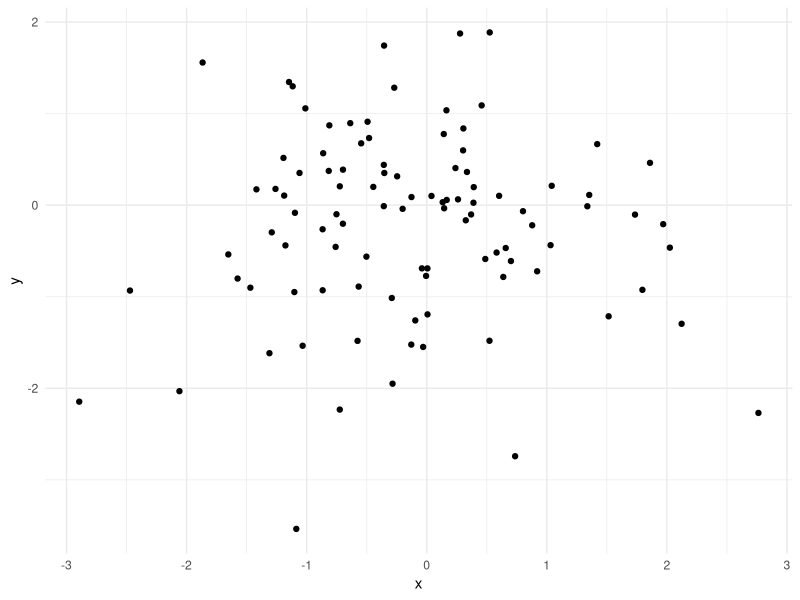
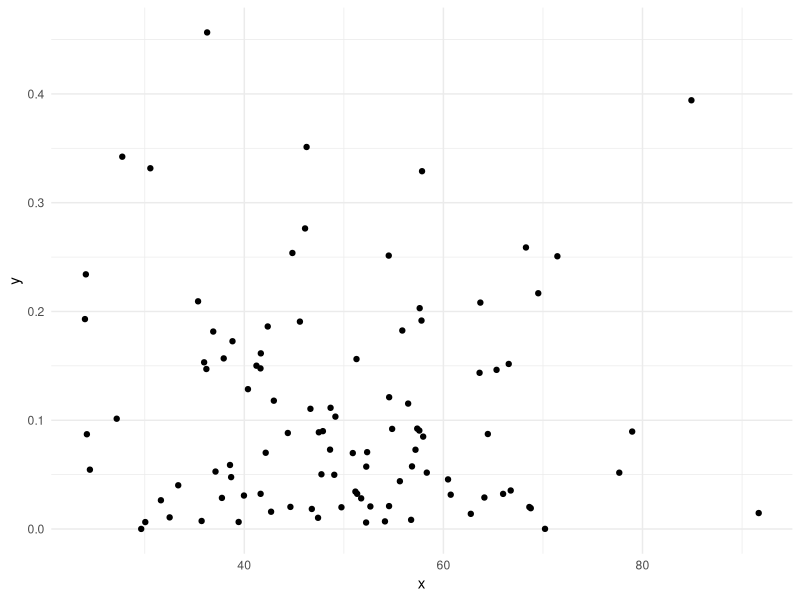

Reproduce these figures in R, in order.
## ---- chunk 1
print('Welcome Saturday')
## ---- chunk 2
1+1
## ---- chunk 3
library("tidyverse")
df <- tibble(x = c(1,2,3)) |> 
  mutate(y = x*2)
## ---- chunk 4
df2 <- df |> 
  mutate(z = y*2)
## ---- chunk 5
library(tidyverse)
ggplot(data = data.frame(x = rnorm(100),
                         y = rnorm(100)),
       mapping = aes(x=x,
                     y=y)) + 
  geom_point() +
  theme_minimal()
## ---- chunk 6
library(tidyverse)
ggplot(data = data.frame(x = rchisq(100, 0, 50),
                         y = rbeta(100, 1, 8)),
       mapping = aes(x=x,
                     y=y)) + 
  geom_point() +
  theme_minimal()
